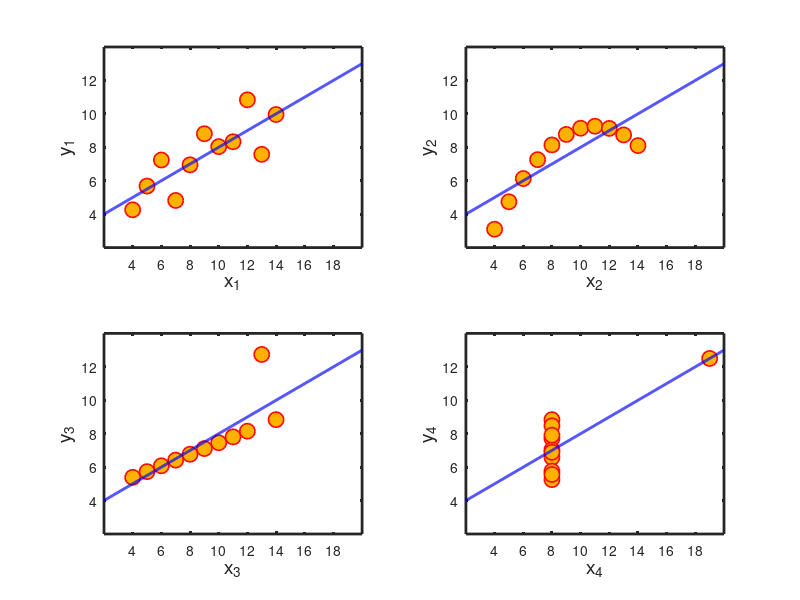

Write MATLAB code to recreate this figure. (Note: this script raises an error after producing the figure.)
%Four data sets with the same correlation of 0.81.
%Code by Matthew Dunham

load anscombe; %stacked columnwise, source: R - builtin dataset


pointSpec = {'o','MarkerSize'     , 11,...
                 'LineWidth'      , 1.2,...
                 'MarkerEdgeColor', 'r',...
                 'MarkerFaceColor', [1,0.7,0] %Orange
            };

axisSpec =  {'XTick'     , 4:2:18,...
             'YTick'     , 4:2:12,...
             'XLim'      , [2 20],...
             'YLim'      , [2,14],...
             'box'       , 'on'  ,...
             'LineWidth' , 2
             };

lineSpec =   {'-b','lineWidth',2};
labelSpec =  {'FontSize',14};
         
domain = 0:0.01:20;
for i=1:4
    subplot(2,2,i);
    plot(x(:,i),y(:,i),pointSpec{:}); hold on;
    w = [ones(size(x,1),1) x(:,i)]\y(:,i);
    f = @(z) w(1) + w(2)*z;                 %Regression line
    plot(domain,f(domain),lineSpec{:});
    xlabel(['x_',num2str(i)],labelSpec{:});
    ylabel(['y_',num2str(i)],labelSpec{:});
end
        

set(get(gcf,'children'),axisSpec{:}); %Set properties in parallel
maximizeFigure;
pdfcrop;
if doPrintPmtk, doPrintPmtkFigures('anscombe'); end;
